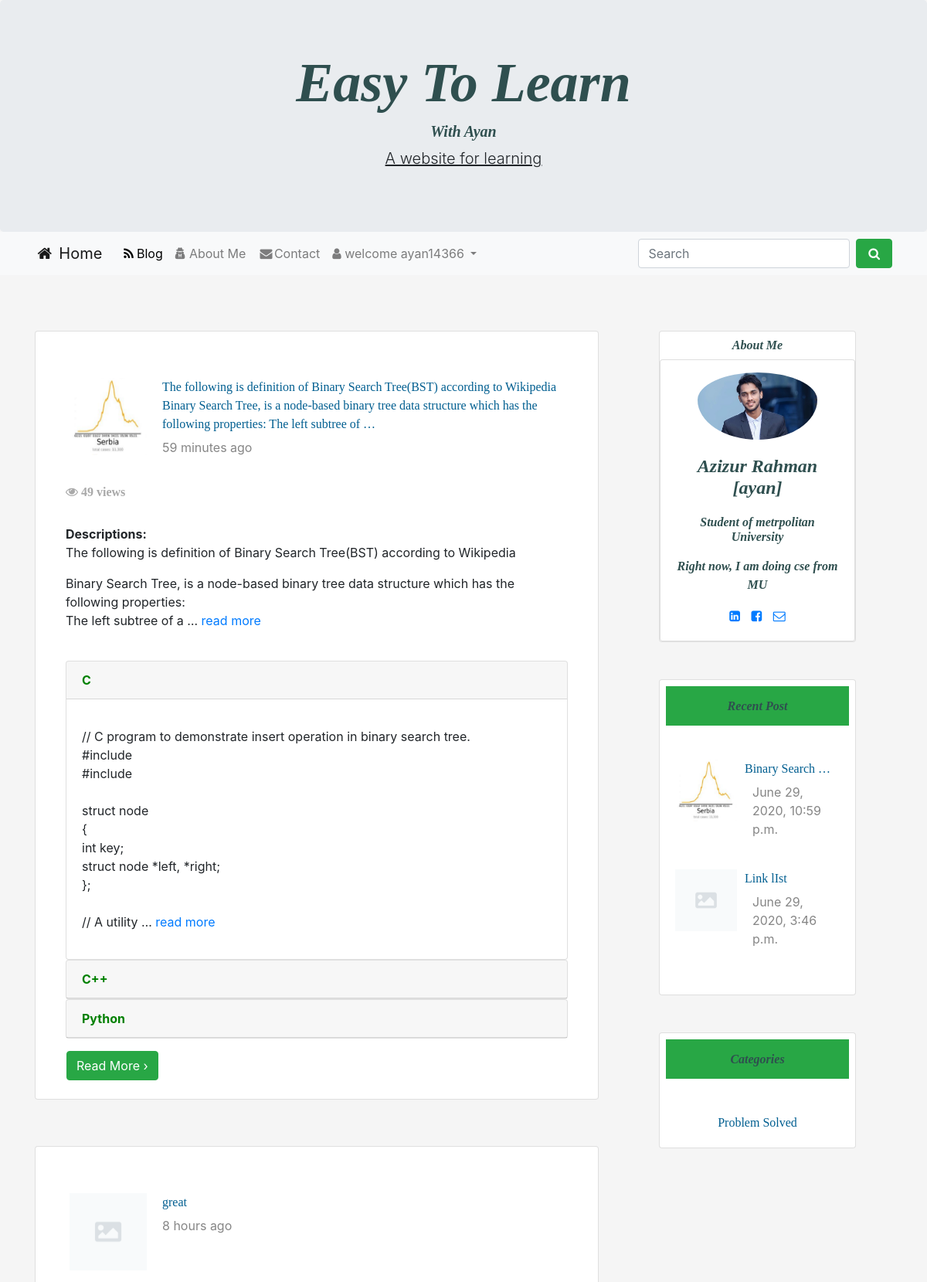
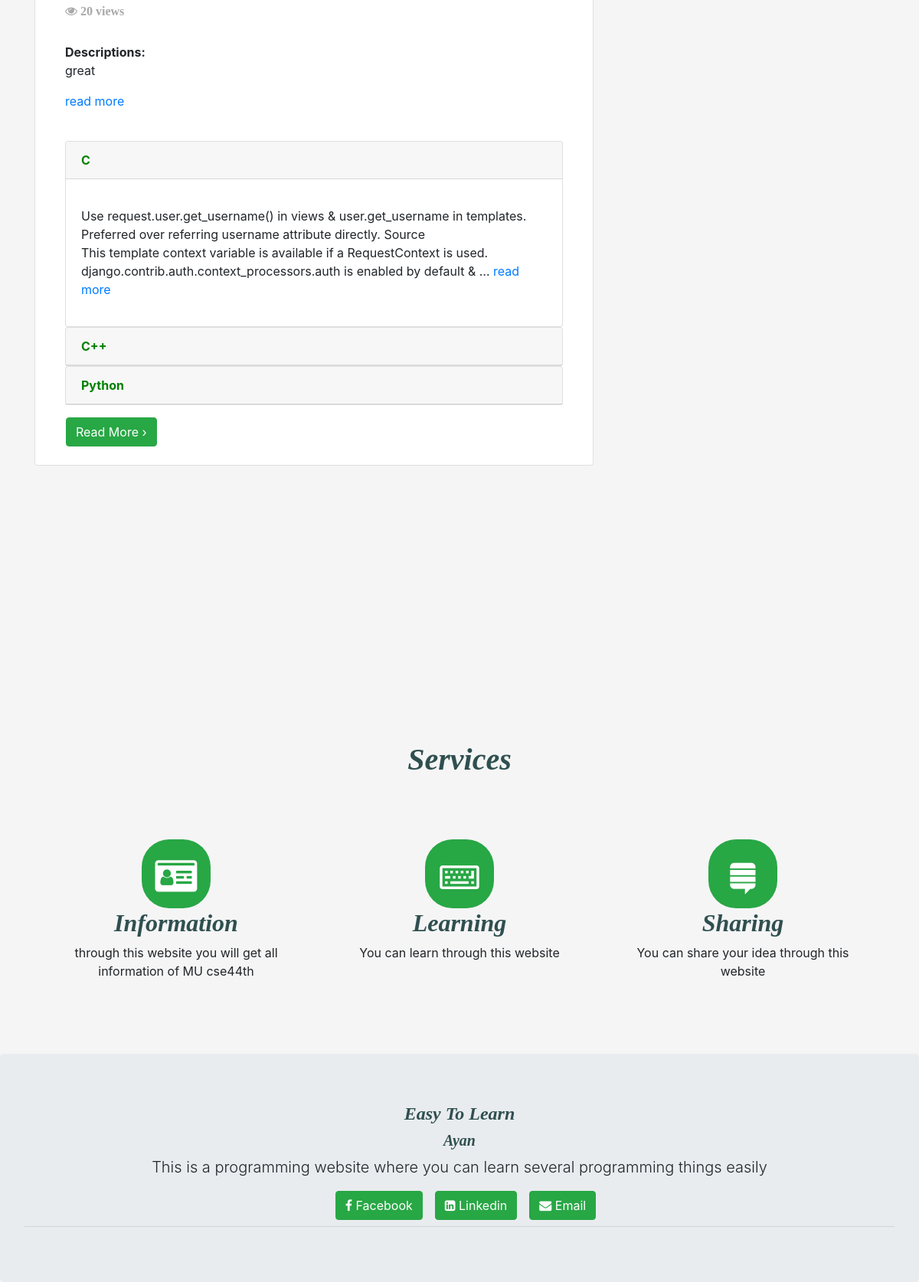
The app's page /blog/ (signed in) with its own data (2 pictures, top to bottom).
### user/models.py (models this page shows, shortened)
class Account(AbstractBaseUser):
	email 					= models.EmailField(verbose_name="email", max_length=60, unique=True)
	username 				= models.CharField(max_length=30, unique=True)
	date_joined				= models.DateTimeField(verbose_name='date joined', auto_now_add=True)
	last_login				= models.DateTimeField(verbose_name='last login', auto_now=True)
	is_admin				= models.BooleanField(default=False)
	is_active				= models.BooleanField(default=True)
	is_staff				= models.BooleanField(default=False)
	is_superuser			= models.BooleanField(default=False)
	USERNAME_FIELD = 'email'
	REQUIRED_FIELDS = ['username']
	objects = MyAccountManager()

### home/models.py (models this page shows, shortened)
class Post(models.Model):
    category = models.ForeignKey(Category, on_delete=models.CASCADE)
    postAuthor = models.CharField(max_length=200)
    postId = models.AutoField(primary_key=True, auto_created=True)
    postTitle = models.CharField(max_length=200)
    postTimeDate = models.DateTimeField(auto_now_add=True, auto_now=False, blank=True)
    postInC = models.TextField()
    postInCplus = models.TextField()
    postInPython = models.TextField()
    postDescriptions = models.TextField()
    postUrl = models.TextField(blank=True)
    postImage = models.ImageField(blank=True, null=True)
    views = models.IntegerField(default=0)
    def get_photo_url(self):
        if self.postImage and hasattr(self.postImage, 'url'):
            return self.postImage.url
        else:
            return "/static/no.png"

class Category(models.Model):
    category = models.CharField(max_length=200, primary_key=True)

### home/views.py (the view)
# urls.py: path('blog/', views.blog, name='blog'),
def blog(request):
    Posts = Post.objects.all().order_by('-postTimeDate')
    paginator = Paginator(Posts, 4)
    page = request.GET.get('page')
    Recent = Post.objects.all().order_by('-postTimeDate')[0:3]
    Posts = paginator.get_page(page)
    cat = Category.objects.all()[0:3]
    context = {'Posts': Posts,
               'RecentPost': Recent,
               'Categories': cat,}
    return render(request, 'blog.html', context)

### templates/blog.html (shortened to what this page needs)
{% extends 'base.html' %}
{% load static %}
{% load humanize %}
{% block  blogActive %}active{% endblock blogActive %}
 {% block body %}
    <div class="row">
   <div class="col-sm-8">
    {% for post in Posts %}
     <div class="card pt-4 pl-4 pb-4 pr-4">
                    <div class="card-body">
                        <div class="mt-3">
                            <img style="float:left;" class="d-inline-block" src="{{ post.get_photo_url }}" height=100;
                                width=100; alt="abc">
                            <a href="{% url 'readMore' post.postId %}">
                                <p  style="margin-left:120px;" class="text-style">
                                    {{ post.postDescriptions |truncatewords:30 }}
                                </p>
                            </a>
                            <p style="margin-left:120px; margin-top:-10px;" class="description">{{ post.postTimeDate | naturaltime }}</p>
                        </div>
                    </div>
           <div class="container">
           <h6 id="views"><i class="fa fa-eye" aria-hidden="true"></i> {{ post.views }} views</h6><br>
   <p class="post d-inline "><strong>Descriptions:</strong> {{ post.postDescriptions  | safe | linebreaks  | truncatewords:30  }}<a href="{% url 'readMore' post.postId%}"> read more</a></p><br>
  <div id="accordion">
    <div class="card">
      <div class="card-header">
        <a style="font-weight:bold; color:#008000;" class="card-link" data-toggle="collapse" href="#ayan{{post.postId}}1">
          C
        </a>
      </div>
      <div id="ayan{{post.postId}}1" class="collapse show" data-parent="#accordion">
        <div class="card-body">
        <p class="post">{{ post.postInC | safe | linebreaks  | truncatewords:30  }}<a href="{% url 'readMore' post.postId%}"> read more</a></p>
        </div>
      </div>
    </div>
    <div class="card">
      <div class="card-header">
        <a style="font-weight:bold; color:#008000;" class="collapsed card-link" data-toggle="collapse" href="#ayan{{post.postId}}2">
        C++
      </a>
      </div>
    </div>
    <div class="card">
      <div class="card-header">
        <a style="font-weight:bold; color:#008000;"  class="collapsed card-link" data-toggle="collapse" href="#ayan{{post.postId}}3">
          Python
        </a>
      </div>
    </div>
  </div>
</div>
                    <a class="ml-3 mt-3" href="{% url 'readMore' post.postId%}"> <span class="btn btn-success">Read More &rsaquo;</span></a>
        </div>
{% endfor %}
       </div>
        <div class="col-sm-3 ml-lg-5" >
      <div class="card text-center ">
                    <h6 id="heading" class="mt-2">About Me</h6>
<div class="card card-cascade">
  <div class="view view-cascade overlay">
    <img class="card-img-top rounded-circle pl-5 pr-5 pt-3" src="{% static 'aya.jpeg' %}" alt="Card image cap">
  </div>
  <div class="card-body card-body-cascade text-center">
    <h4 class="card-title" id="heading" ><strong>Azizur Rahman [ayan]</strong></h4>
    <h6 class="font-weight-bold indigo-text py-2" id="heading" >Student of metrpolitan University</h6>
    <p class="card-text" id="heading" >Right now, I am doing cse from MU
    </p>
    <a href="https://www.linkedin.com/in/azizur-rahman-720636165"  class="btn-floating btn-small btn-fb"><i class="fa fa-linkedin-square

"></i></a>
    <a href="https://www.facebook.com/imayanchy/" class="btn-floating btn-small btn-tw" style="padding:10px;"><i class="fa fa-facebook-square

"></i></a>
    <a href="mailto:aaziz9642@gmail.com"  class="btn-floating btn-small btn-dribbble"><i class="fa fa-envelope-o"></i></a>
  </div>
</div>
                </div>
<div class="card promoting-card mt-5">
<h6 class="bg-success m-2  p-3 text-center" id="heading">Recent Post</h6>
 <div class="card-body">
                        <div class="mt-3">
                             {% for post in RecentPost%}
                            <img style="float:left;" class="d-inline-block" src="{{ post.get_photo_url }}" height=80;
                                width=80; alt="abc">
                            <a href="{% url 'readMore' post.postId %}">
                                <p  style="margin-left:90px; "  class="text-style">
                                    {{ post.postTitle |truncatewords:2 }}
                                </p>
                            </a>
                            <p style="margin-left:100px; margin-top:-10px;" class="description">{{ post.postTimeDate }}</p>
                            <br>
                             {% endfor %}
                        </div>
                    </div>
</div>
<div class="card promoting-card mt-5">
<h6 class="bg-success m-2 p-3 text-center" id="heading">Categories</h6>
  <div class="card-body">
                        <div class="mt-3 text-center">
                             {% for cat in Categories%}
                            <a class="text-style" href="#"> {{cat.category}} </a><br>
                             {% endfor %}
                        </div>
                    </div>
</div>
</div>
</div>
 {% endblock body %}

### templates/base.html (shortened to what this page needs)
{% load static %}
<!DOCTYPE html>
<html lang="en">
<head>
  <link rel="stylesheet" href="https://maxcdn.bootstrapcdn.com/bootstrap/4.5.0/css/bootstrap.min.css">
 <link rel="stylesheet" href="https://cdnjs.cloudflare.com/ajax/libs/font-awesome/4.7.0/css/font-awesome.min.css">
  <link rel="stylesheet" href="{% static 'css/style.css' %} ">
</head>
<body style="background-color:#F5F5F5">
<div class="jumbotron" style="margin-bottom:0;">
  <a href="{% url 'home' %}" style="text-decoration: none;"><h1 class="display-3 text-center" id="heading">Easy To Learn</h1></a>
 <h4 class="lead text-center" id="heading"> With Ayan</h4>
  <p class="lead text-center"><u>A website for learning </u></p>
</div>
<nav class="navbar navbar-expand-lg navbar-light bg-light">
 <div class="container">
 <a class="navbar-brand" href="{% url 'home' %}"><i class="fa fa-fw fa-home"></i> Home</a>
  <div class="collapse navbar-collapse" id="navbarSupportedContent">
    <ul class="navbar-nav mr-auto">
    <li class="nav-item ">
        <a class="nav-link" href="{% url 'blog' %}" id="{% block blogActive %}{% endblock blogActive %}"><i class="fa fa-fw fa-rss" aria-hidden="true"></i>Blog</a>
      </li>
     <li class="nav-item" >
       <a  class="nav-link" href="{% url 'aboutMe' %}"
       id="{% block aboutActive %}{% endblock aboutActive %}"><i class="fa fa-user-secret" aria-hidden="true"></i> About Me</a>
     </li>
      <li class="nav-item">
       <a class="nav-link" href="{% url 'contact' %}" id="{% block contactActive %}{% endblock contactActive %}"><i class="fa fa-fw fa-envelope"></i>Contact</a>
      </li>
      {% if user.is_authenticated %}
                        <li class="nav-item dropdown  ">
                        <a class="nav-link dropdown-toggle" href="#" id="navbarDropdown" role="button"
                            data-toggle="dropdown" aria-haspopup="true" aria-expanded="false">
                           <i class="fa fa-user" aria-hidden="true"></i> welcome {{request.user.username}}
                        </a>
                    </li>
                    {% else %}
      <li class="nav-item">
       <a class="nav-link" href="#"  data-toggle="modal" data-target="#myModal"><i class="fa fa-fw fa-user"></i> Login</a>
      </li>
      {% endif %}
    </ul>
    <form class="form-inline my-2 my-lg-0" method="get" action="{% url 'search' %}">
      <input class="form-control mr-sm-2" type="search" name="search" placeholder="Search" aria-label="Search">
      <button class="btn btn-success my-2 my-sm-0" type="submit"><i class="fa fa-fw fa-search"></i></button>
    </form>
  </div>
  </div>
</nav>
<br>
<div class="container mt-5 mb-5">
     {% block body %}
     {% endblock body %}
   <h1 style="text-align:center; font-weight:bold;" id="heading">Services</h1>
<div class="row  text-center row-setting">
    <div class="col-sm-4 col-md-4 d-block m-auto">
        <div class="imgsetting d-block m-auto bg-success">
            <i class="fa fa-id-card fa-3x text-white mt-4"></i>
        </div>
         <h2 id="heading">Information</h2>
                <p>
                    through this website you will get all information of MU cse44th
                </p>
    </div>
     <div class="col-sm-4">
         <div class="imgsetting d-block m-auto bg-success">
            <i class="fa fa-keyboard-o fa-3x text-white mt-4"></i>
        </div>
         <h2 id="heading">Learning</h2>
                <p>
                    You can learn through this website
                </p>
    </div>
     <div class="col-sm-4">
        <div class="imgsetting d-block m-auto bg-success">
            <i class="fa fa-stack-exchange fa-3x text-white mt-4"></i>
        </div>
         <h2 id="heading">Sharing</h2>
                <p>
                    You can share your idea through this website
                </p>
    </div>
</div>
</div>
<div class="jumbotron " style="margin-bottom:0;">
    <h4 class="display-5 text-center" id="heading">Easy To Learn</h4>
    <h5 class="display-5 text-center" id="heading">Ayan</h5>
    <p class="lead text-center">This is a programming website where you can learn several programming things easily</p>
    <div class="d-flex justify-content-center">
   <a href="https://www.facebook.com/imayanchy/" class=" btn text-white btn-success ml-3">
   <i class="fa fa-facebook" aria-hidden="true"></i> Facebook</a>
   <a href="https://www.linkedin.com/in/azizur-rahman-720636165" class=" btn text-white btn-success ml-3" >
   <i class="fa fa-linkedin-square" aria-hidden="true"></i> Linkedin</a>
   <a href="mailto:aaziz9642@gmail.com" class=" btn text-white btn-success ml-3">
   <i class="fa fa-envelope" aria-hidden="true"></i> Email</a>
</div>
    <hr class="my-2">
</div>
</body>
</html>

### static/css/style.css (style rules this page uses)
#heading { font-family:bitter,georgia,"times new roman",times,serif; font-weight:bold; color:#2F4F4F; font-style: italic }
.description { color:#868686; fon-weight:bold; margin-top:-2px; }
#active { color: black; }
.text-style { font-family:bitter,georgia,"times new roman",times,serif; color:#005E90; }
#views { font-family:bitter,georgia,"times new roman",times,serif; font-weight:bold; color:#A9A9A9; }

### templates/base.html (style rules this page uses)
.row-setting { margin:80px 0px !important; }
.imgsetting { border-radius: 40%; height: 90px; width: 90px; }

### records on screen
Account: user.username "ayan14366"
Post: get_photo_url (picture), postDescriptions "The following is definition of Binary Search Tree(BST) according to Wikipedia Binary Search Tree, is a node-based binary tree data structure which has the following properties: The left subtree of …", postTimeDate "59 minutes ago", views "49", postDescriptions "The following is definition of Binary Search Tree(BST) according to Wikipedia Binary Search Tree, is a node-based binary tree data structure which has the following properties: The left subtree of a …", postInC "// C program to demonstrate insert operation in binary search tree. #include #include struct node { int key; struct node *left, *right; }; // A utility …", postTitle "Binary Search …", postTimeDate "June 29, 2020, 10:59 p.m."
Post: shows a picture, postDescriptions "great", postTimeDate "8 hours ago", views "20", postInC "Use request.user.get_username() in views & user.get_username in templates. Preferred over referring username attribute directly. Source This template context variable is available if a RequestContext is used. django.contrib.auth.context_processors.auth is enabled by default & …", postTitle "Link lIst", postTimeDate "June 29, 2020, 3:46 p.m."
Category: category "Problem Solved"
